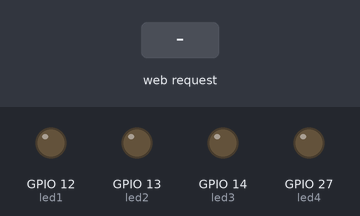
Bench run of a sketch on a simulated ESP32. Shown: output pins drawn as LEDs (lit = HIGH). Inputs (shaded band) come from the test bench. WiFi joins after 1.5 s; servers stay silent unless stated; what the sketch prints to the serial monitor is not drawn.

Above: at 2.7 s.
2.8 s: HTTP request GET /LED1ON received
At 3.3 s:
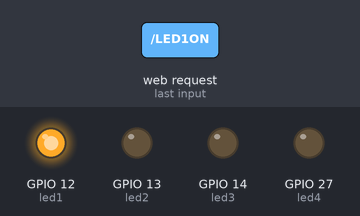
4.3 s: HTTP request GET /LED2ON received
At 5.5 s:
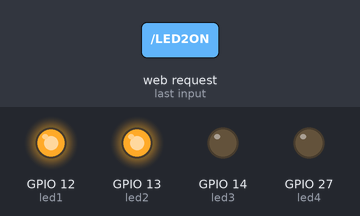
5.8 s: HTTP request GET /LED1OFF received
At 6.8 s:
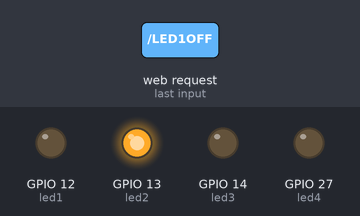
7.3 s: HTTP request GET /LED3ON received
At 7.9 s:
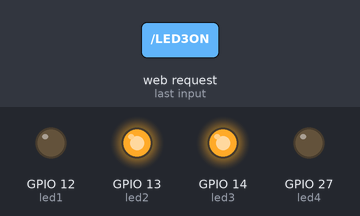
8.8 s: HTTP request GET /LED2OFF received
At 10.0 s:
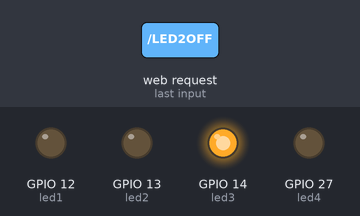
10.3 s: HTTP request GET /LED4ON received
At 11.4 s:
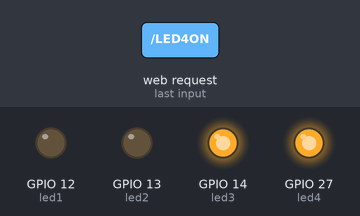
Timing chart, 0 to 12.8 s (numbered marks = the images above; inputs shaded):
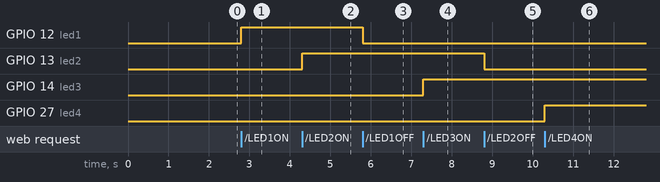

Measured:
- after the input at 2.8 s, GPIO 12 (led1): LOW → HIGH at once
- after the input at 4.3 s, GPIO 13 (led2): LOW → HIGH at once
- after the input at 5.8 s, GPIO 12 (led1): HIGH → LOW at once
- after the input at 7.3 s, GPIO 14 (led3): LOW → HIGH at once
- after the input at 8.8 s, GPIO 13 (led2): HIGH → LOW at once
- after the input at 10.3 s, GPIO 27 (led4): LOW → HIGH at once

The sketch:

bab3_praktikum3.ino
```cpp
#include <WiFi.h>

const char* ssid = "Asalole 4G";
const char* password = "21032006";

WiFiServer server(80);

int led1 = 12;
int led2 = 13;
int led3 = 14;
int led4 = 27;

bool state1 = false;
bool state2 = false;
bool state3 = false;
bool state4 = false;

void setup() {

  Serial.begin(115200);

  pinMode(led1, OUTPUT);
  pinMode(led2, OUTPUT);
  pinMode(led3, OUTPUT);
  pinMode(led4, OUTPUT);

  WiFi.begin(ssid, password);

  Serial.println("Connecting to WiFi...");

  while (WiFi.status() != WL_CONNECTED) {
    delay(500);
    Serial.print(".");
  }

  Serial.println("");
  Serial.println("WiFi Connected");
  Serial.println(WiFi.localIP());

  server.begin();
}

void loop() {

  WiFiClient client = server.available();

  if (client) {

    String request = client.readStringUntil('\r');
    client.flush();

    // LED1
    if (request.indexOf("/LED1ON") != -1) {
      digitalWrite(led1, HIGH);
      state1 = true;
    }
    if (request.indexOf("/LED1OFF") != -1) {
      digitalWrite(led1, LOW);
      state1 = false;
    }

    // LED2
    if (request.indexOf("/LED2ON") != -1) {
      digitalWrite(led2, HIGH);
      state2 = true;
    }
    if (request.indexOf("/LED2OFF") != -1) {
      digitalWrite(led2, LOW);
      state2 = false;
    }

    // LED3
    if (request.indexOf("/LED3ON") != -1) {
      digitalWrite(led3, HIGH);
      state3 = true;
    }
    if (request.indexOf("/LED3OFF") != -1) {
      digitalWrite(led3, LOW);
      state3 = false;
    }

    // LED4
    if (request.indexOf("/LED4ON") != -1) {
      digitalWrite(led4, HIGH);
      state4 = true;
    }
    if (request.indexOf("/LED4OFF") != -1) {
      digitalWrite(led4, LOW);
      state4 = false;
    }

    client.println("HTTP/1.1 200 OK");
    client.println("Content-Type: text/html");
    client.println("");

    client.println("<!DOCTYPE html>");
    client.println("<html>");
    client.println("<head>");

    client.println("<meta name='viewport' content='width=device-width, initial-scale=1'>");

    client.println("<style>");

    client.println("body{font-family:Arial;background:#0f172a;color:white;text-align:center;margin:0;}");

    client.println("h1{padding:20px;}");

    client.println(".container{display:flex;flex-wrap:wrap;justify-content:center;}");

    client.println(".card{background:#1e293b;width:200px;margin:15px;padding:20px;border-radius:15px;box-shadow:0 4px 15px rgba(0,0,0,0.4);}");


    client.println(".statusON{color:#22c55e;font-weight:bold;}");
    client.println(".statusOFF{color:#ef4444;font-weight:bold;}");

    client.println("button{width:100%;padding:12px;font-size:16px;border:none;border-radius:8px;margin-top:10px;cursor:pointer;}");

    client.println(".on{background:#22c55e;color:white;}");
    client.println(".off{background:#ef4444;color:white;}");

    client.println("</style>");

    client.println("</head>");
    client.println("<body>");

    client.println("<h1>ESP32 IoT Dashboard</h1>");

    client.println("<div class='container'>");

    // LED1
    client.println("<div class='card'>");
    client.println("<h3>LED 1</h3>");
    client.println(state1 ? "<p class='statusON'>ON</p>" : "<p class='statusOFF'>OFF</p>");
    client.println("<a href='/LED1ON'><button class='on'>ON</button></a>");
    client.println("<a href='/LED1OFF'><button class='off'>OFF</button></a>");
    client.println("</div>");

    // LED2
    client.println("<div class='card'>");
    client.println("<h3>LED 2</h3>");
    client.println(state2 ? "<p class='statusON'>ON</p>" : "<p class='statusOFF'>OFF</p>");
    client.println("<a href='/LED2ON'><button class='on'>ON</button></a>");
    client.println("<a href='/LED2OFF'><button class='off'>OFF</button></a>");
    client.println("</div>");

    // LED3
    client.println("<div class='card'>");
    client.println("<h3>LED 3</h3>");
    client.println(state3 ? "<p class='statusON'>ON</p>" : "<p class='statusOFF'>OFF</p>");
    client.println("<a href='/LED3ON'><button class='on'>ON</button></a>");
    client.println("<a href='/LED3OFF'><button class='off'>OFF</button></a>");
    client.println("</div>");

    // LED4
    client.println("<div class='card'>");
    client.println("<h3>LED 4</h3>");
    client.println(state4 ? "<p class='statusON'>ON</p>" : "<p class='statusOFF'>OFF</p>");
    client.println("<a href='/LED4ON'><button class='on'>ON</button></a>");
    client.println("<a href='/LED4OFF'><button class='off'>OFF</button></a>");
    client.println("</div>");

    client.println("</div>");
    client.println("</body>");
    client.println("</html>");

    delay(1);
  }
}
```
